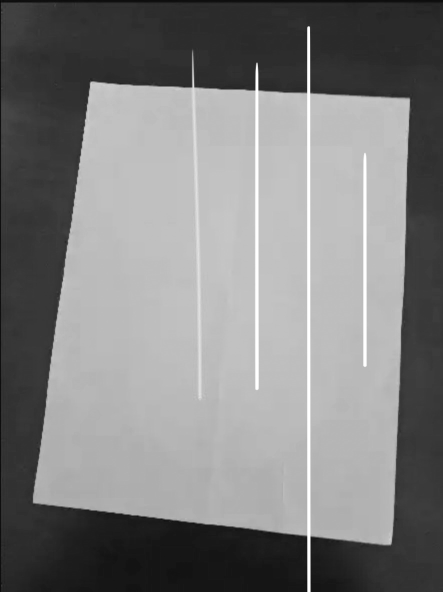
#> input picture gray_line.jpg, 886 x 1184 px (shown at 1/2 size)
$ python Remove_Line.py
#> lines starting #> are read from the running program, lines starting #| are printed output that depends on the picture; after the words box and inside, x2 and y2 are one past the last pixel; in counts of white or black regions, pixels touching at a corner belong together
import numpy as np
from skimage import io
from matplotlib import pyplot as plt
from scipy import ndimage as ndi
from skimage.color import gray2rgb
from skimage.restoration import inpaint_biharmonic

gray_image = io.imread("gray_line.jpg")
#> gray_image is the input picture: shape (1184, 886); min 6, max 255, mean 126.9

img = np.stack((gray_image, gray_image, gray_image), axis=-1)

r, c, k = img.shape
#> r = 1184; c = 886; k = 3

mask = np.zeros((r, c))

# Every pixel that has value in every color channel more than 205
for i in range(r):
    for j in range(c):
        if img[i, j, 0] > 205 and img[i, j, 1] > 205 and img[i, j, 2] > 205:
            mask[i, j] = 1
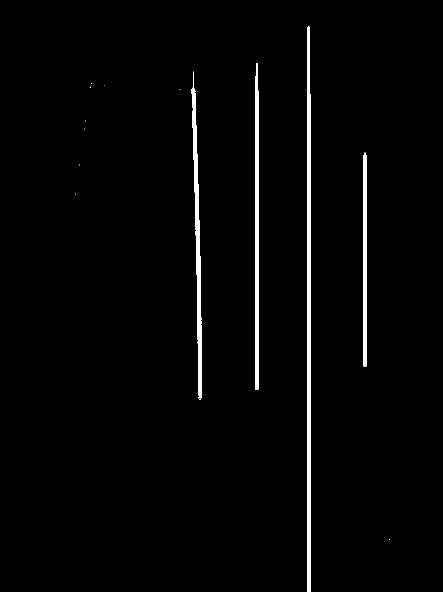
#> mask: shape (1184, 886) float64 (shown at 1/2 size); values 0 (black) and 1 (white), 1.9% white; 14 white regions (10 under 20 px), largest, box (x1, y1, x2, y2) and area: (614, 53, 621, 1184) 7532, (510, 126, 518, 780) 4784, (383, 143, 403, 797) 3919, (726, 305, 734, 734) 3330

se = np.ones((5, 5))
e_m = ndi.binary_dilation(mask, se)


mask_bl = ndi.gaussian_filter(mask.astype(float), 1)
mask_bl = mask_bl.astype(bool)

# Change into 2d shape
img_2d = img[..., 0]
remove_line_img_2d = inpaint_biharmonic(img_2d, mask_bl)
# Change back into 3d shape.
remove_line_img = np.stack((remove_line_img_2d, remove_line_img_2d, remove_line_img_2d), axis=-1)

# Change type from float to int8 before save
remove_line_img = (remove_line_img * 255).astype(np.uint8)

io.imsave('withoutline.jpg', remove_line_img)
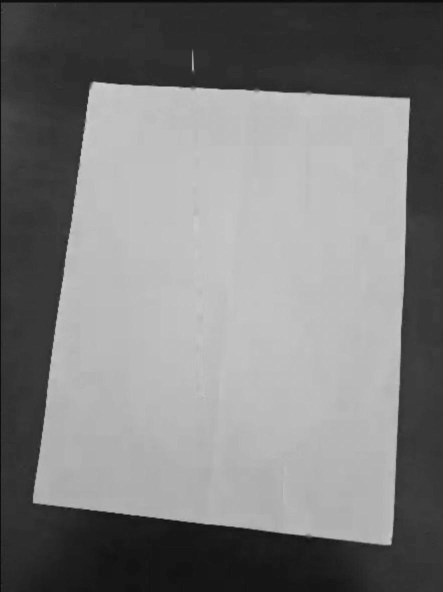
#> saved as withoutline.jpg: shape (1184, 886, 3) (shown at 1/2 size); min 4, max 207, mean 125.5
